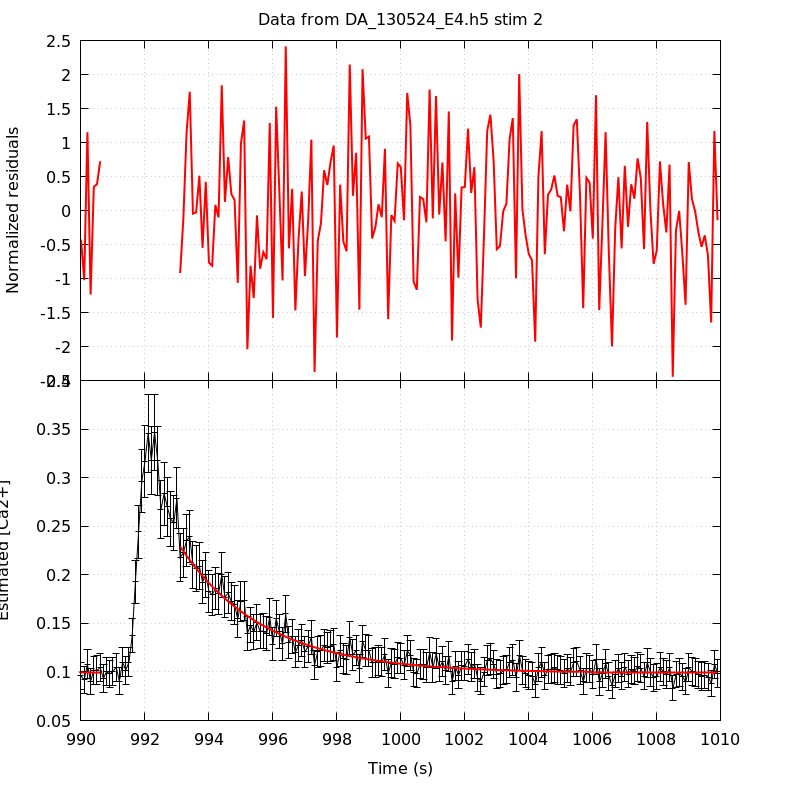

Here is the gnuplot script that generated this plot:
unset key
set grid
set multiplot title 'Data from DA_130524_E4.h5 stim 2' noenhanced layout 2,1 margins 0.1,0.9,0.1,0.95 spacing 0,0
set ylabel 'Normalized residuals'
set xtics format ''
plot 'DA_130524_E4_aba_RatioFit_s2' using 1:4 with lines linecolor rgb 'red' linewidth 2
set format x '%g'
set xlabel 'Time (s)'
set ylabel 'Estimated [Ca2+]'
plot 'DA_130524_E4_aba_CaRatio_s2' using 1:2:($3*1.96) with yerrorlines \
     linecolor rgb 'black' linewidth 1,                \
     'DA_130524_E4_aba_RatioFit_s2' using 1:3 with lines linecolor rgb 'red'\
     linewidth 2
unset multiplot
